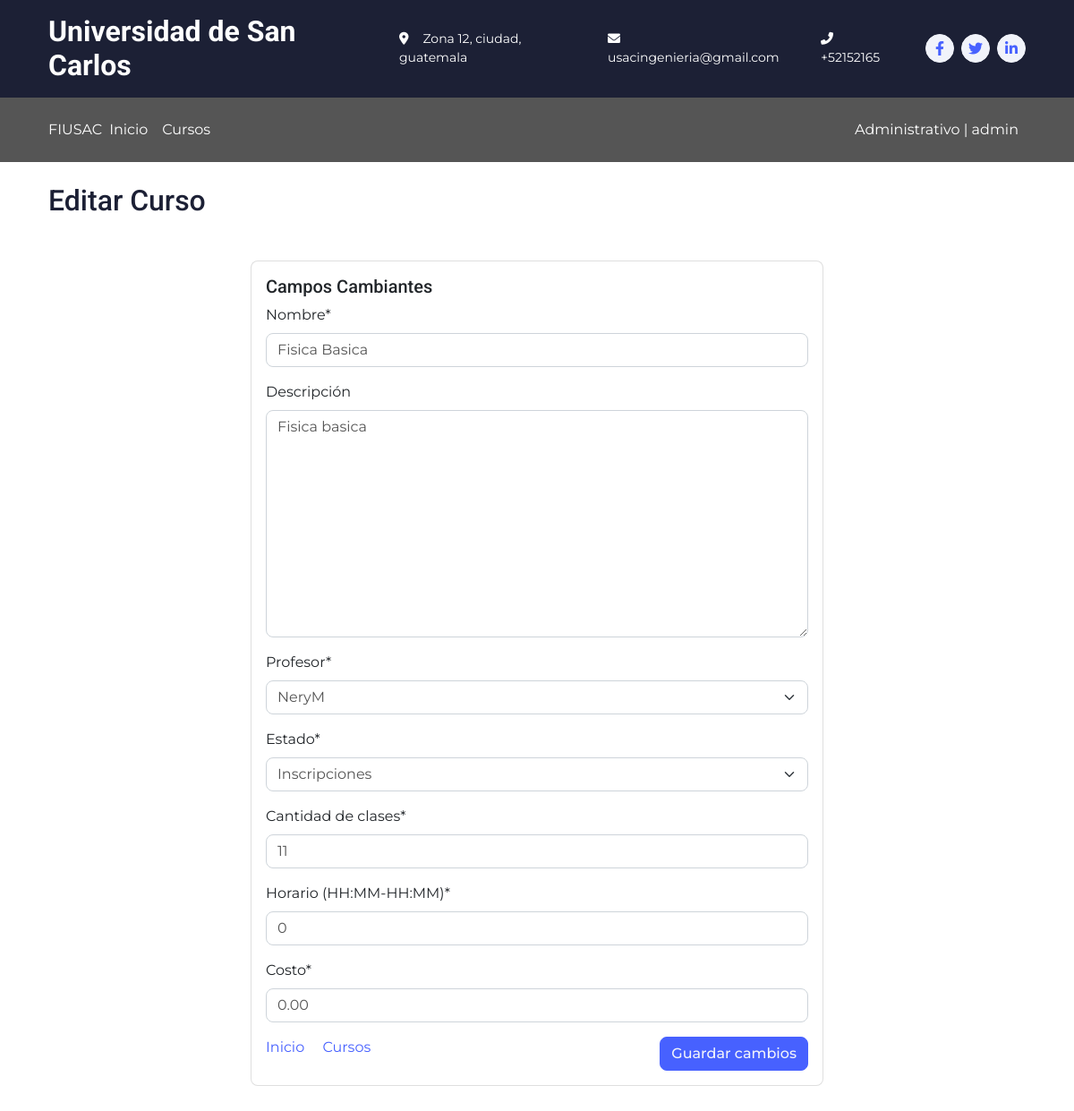
Page /courses/1/edit/ (signed in) on the committed database.
### core/models.py (models this page shows, shortened)
class Course(models.Model):
    STATUS_CHOICES = (
        ('I', 'Inscripciones'),
        ('P', 'En progreso'),
        ('F', 'Finalizado'),
    )
    name = models.CharField(max_length=90, verbose_name='Nombre')
    description = models.TextField(blank=True, null=True, verbose_name='Descripción')
    teacher = models.ForeignKey(User, on_delete=models.CASCADE, limit_choices_to={'groups__name': 'profesores'}, verbose_name='Profesor')
    class_quantity = models.PositiveIntegerField(default=0, verbose_name='Cantidad de clases')
    schedule = models.CharField(max_length=11, verbose_name='Horario (HH:MM-HH:MM)')
    cost = models.DecimalField(max_digits=10, decimal_places=2, verbose_name='Costo', default=0.00)
    status = models.CharField(max_length=1, choices=STATUS_CHOICES, default='I', verbose_name='Estado')
    class Meta:
        verbose_name = 'Curso'
        verbose_name_plural = 'Cursos'

### core/views.py (the view, shortened to what this page needs)
# urls.py: path('courses/<int:pk>/edit/', login_required(CourseEditView.as_view()), name='course_edit'),
@add_group_name_to_context
class  CourseEditView(UserPassesTestMixin, UpdateView):
    model = Course
    form_class = CourseForm
    template_name = 'edit_course.html'
    success_url = reverse_lazy('courses')
    def test_func(self):
        return self.request.user.groups.filter(name='administrativos').exists()

### core/forms.py
class CourseForm(forms.ModelForm):
    teacher = forms.ModelChoiceField(queryset=User.objects.filter(groups__name= 'profesores'), label='Profesor')
    status = forms.ChoiceField(choices=Course.STATUS_CHOICES, initial='I', label='Estado')
    class Meta:
        model = Course
        fields = ['name', 'description', 'teacher', 'status','class_quantity','schedule','cost']

### core/views.py (called while the page is built)
def plural_to_singular(plural):
    plural_singular = {
        "estudiantes": "estudiante",
        "profesores": "profesor",
        "preceptores": "preceptor",
        "administrativos": "administrativo",
    }
    return plural_singular.get(plural, "error")

def add_group_name_to_context(view_class):
    orginal_dispatch = view_class.dispatch
    def dispatch(self, request, *args, **kwargs):
        user = self.request.user
        group = user.groups.first()
        group_name = None
        group_name_singular = None
        if group:
                group_name = group.name
                group_name_singular = plural_to_singular(group.name)
        context={
        'group_name': group_name,
        'group_name_singular': group_name_singular
        }
        self.extra_context = context
        return orginal_dispatch(self, request, *args, **kwargs)
    view_class.dispatch = dispatch
    return view_class

### Templates/edit_course.html (shortened to what this page needs)
{% extends 'base.html' %}
{% block content %}
    {% load crispy_forms_tags %}
    <div class="container my-4">
        <h2>Editar Curso</h2>
        <form action="" method="post">
            <div class="card mx-auto my-5" style="width: 40rem;">
                <div class="card-body">
                    <h5 class="card-title">Campos Cambiantes</h5>
                    {{ form | crispy }}
                    <a class="card-link" href="{% url 'home' %}">Inicio</a>
                    <a class="card-link" href="{% url 'courses' %}">Cursos</a>
                    <button class="btn btn-primary float-end" type="submit">Guardar cambios </button>
                </div>
            </div>
        </form>
    </div>
{% endblock %}

### Templates/header.html (shortened to what this page needs)
<link rel="stylesheet" href="https://cdnjs.cloudflare.com/ajax/libs/font-awesome/6.0.0-beta3/css/all.min.css">
<div class="container-fluid bg-dark text-white d-none d-lg-flex">
    <div class="container py-3">
        <div class="d-flex align-items-center">
            <a href="" style="text-decoration: none;">
                <h2 class="text-white fw-bold m-0">Universidad de San Carlos</h2>
            </a>
            <div class="ms-auto d-flex align-items-center">
                <small class="ms-4"><i class="fa fa-map-marker-alt me-3"></i>Zona 12, ciudad, guatemala</small>
                <small class="ms-4"><i class="fa fa-envelope me-3"></i>usacingenieria@gmail.com</small>
                <small class="ms-4"><i class="fa fa-phone-alt me-3"></i>+52152165</small>
                <div class="ms-3 d-flex">
                    <a class="btn btn-sm-square btn-light text-primary rounded-circle ms-2" href=""><i
                            class="fab fa-facebook-f"></i></a>
                    <a class="btn btn-sm-square btn-light text-primary rounded-circle ms-2" href=""><i
                            class="fab fa-twitter"></i></a>
                    <a class="btn btn-sm-square btn-light text-primary rounded-circle ms-2" href=""><i
                            class="fab fa-linkedin-in"></i></a>
                </div>
            </div>
        </div>
    </div>
</div>
{% if user.is_authenticated %}
    {% if group_name == 'estudiantes' %}
        <header class="p-3 text-bg-dark bg-dark">
    {% elif group_name == 'profesores' %}
        <header class="p-3 text-bg-dark bg-info">
    {% elif group_name == 'administrativos' %}
        <header class="p-3 text-bg-dark bg-secondary">
    {% endif %}
{% else %}
    <header class="p-3 text-bg-dark ">
{% endif %}
<div class="container">
    <div class="d-flex flex-wrap align-items-center justify-content-center justify-content-lg-start">
        <a href="{% url 'home' %}" class="d-flex align-items-center mb-2 mb-lg-0 text-white text-decoration-none">
            FIUSAC
        </a>
            {% if user.is_authenticated %}
                {% if group_name == 'estudiantes' %}
                    <ul class="nav col-12 col-lg-auto me-lg-auto mb-2 justify-content-center mb-md-0 bg-dark">
                {% elif group_name == 'profesores' %}
                    <ul class="nav col-12 col-lg-auto me-lg-auto mb-2 justify-content-center mb-md-0 bg-info">
                {% elif group_name == 'administrativos' %}
                    <ul class="nav col-12 col-lg-auto me-lg-auto mb-2 justify-content-center mb-md-0 bg-secondary">
                {% endif %}
            {% else %}
                <ul class="nav col-12 col-lg-auto me-lg-auto mb-2 justify-content-center mb-md-0">
            {% endif %}
            <li><a href="{% url 'home' %}" class="nav-link px-2 text-white">Inicio</a></li>
            <li><a href="{% url 'courses' %}" class="nav-link px-2 text-white">Cursos</a></li>
        </ul>
        <div class="text-end">
                {% if user.is_authenticated %}
                    <li style="list-style-type: none;">
                    <a class="nav-link px-2 text-white" href="{% url 'profile' %}">{{ group_name_singular|capfirst }}
                    | {{ user.username }}</a>
                    </li>
                {% else %}
                    <a class="btn btn-outline-light me-2" href="{% url 'login' %}">Iniciar Sesión</a>
                    <a class="btn btn-outline-light me-2" href="{% url 'register' %}">Registrarse</a>
                {% endif %}
        </div>
    </div>
</div>
    </header>

### static/css/style.css (style rules this page uses)
:root { --primary: #4761FF; --secondary: #555555; --light: #F1F3FA; --dark: #1C2035; }
.btn { transition: .5s; font-weight: 500; }
.btn-primary, .btn-outline-primary:hover { color: var(--light); }
.btn-sm-square { width: 32px; height: 32px; }
.btn-square, .btn-sm-square, .btn-lg-square { padding: 0; display: flex; align-items: center; justify-content: center; font-weight: normal; }

### rows in the picture
Course: name "Fisica Basica", description "Fisica basica", teacher "NeryM", status "Inscripciones", class_quantity "11", schedule "0", cost "0.00"

### other values in the picture
{{ group_name_singular|capfirst }} "Administrativo"
{{ user.username }} "admin"
